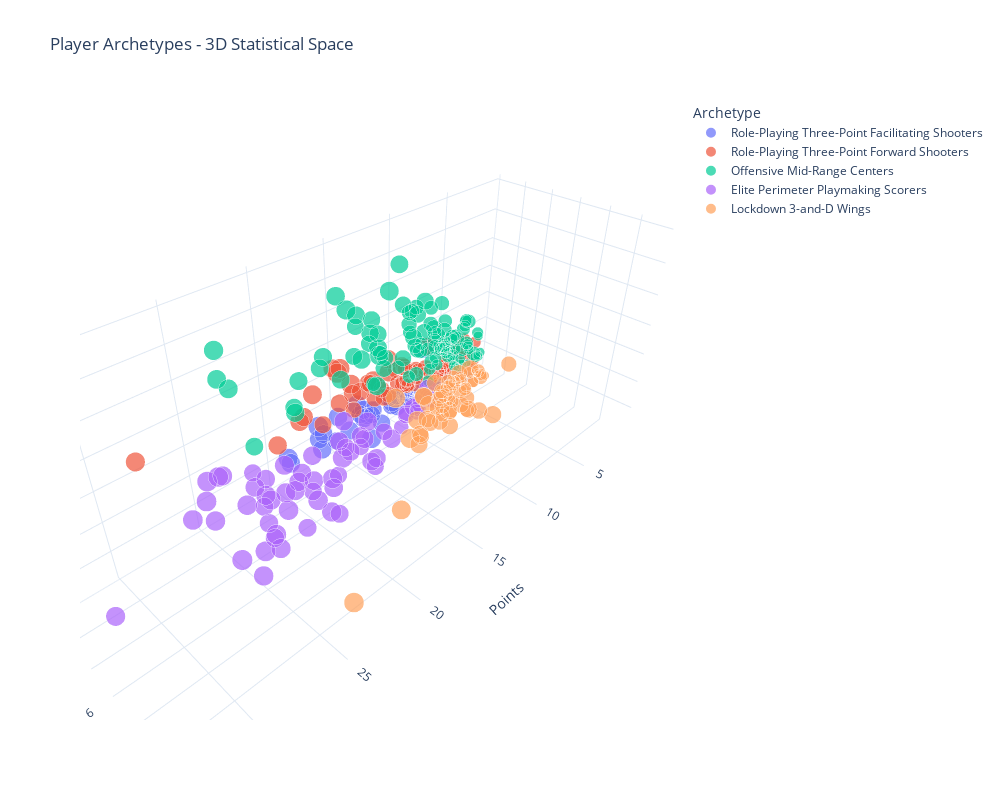

This figure's notebook cell:
### Markdown cell above
### 5.6 Interactive Exploration Dashboard

### Code cell
# Interactive 3D scatter plot
fig = px.scatter_3d(df_work, 
                    x='PTS', y='AST', z='REB',
                    color='Archetype',
                    hover_name='PLAYER_NAME',
                    hover_data=['FG3A', 'STL', 'BLK', 'MIN'],
                    title='Player Archetypes - 3D Statistical Space',
                    labels={'PTS': 'Points', 'AST': 'Assists', 'REB': 'Rebounds'},
                    size='MIN',
                    size_max=20)

fig.update_layout(width=1000, height=800)
fig.show()

### Figure 1 — Plotly figure (JSON) as saved in the notebook; plotly's stock layout.template omitted (floating-point values rounded to 4 significant figures; data arrays with more than 128 entries replaced by an {"elided": "..."} marker saying what was removed)
{"data": [{"customdata": {"elided": "91x4 float values"}, "hovertemplate": "<b>%{hovertext}</b><br><br>Archetype=Role-Playing Three-Point Facilitating Shooters<br>Points=%{x}<br>Assists=%{y}<br>Rebounds=%{z}<br>MIN=%{customdata[3]}<br>FG3A=%{customdata[0]}<br>STL=%{customdata[1]}<br>BLK=%{customdata[2]}<extra></extra>", "hovertext": ["AJ Green", "Aaron Gordon", "Aaron Holiday", "Adam Flagler", "Amir Coffey", "Andrew Wiggins", "Antonio Reeves", "Baylor Scheierman", "Ben Sheppard", "Bilal Coulibaly", "Bogdan Bogdanović", "Brandin Podziemski", "Brandon Boston", "Brice Sensabaugh", "Bruce Brown", "Buddy Hield", "Caleb Houstan", "Caleb Martin", "Cameron Johnson", "Christian Braun", "Cody Williams", "Colby Jones", "Corey Kispert", "Craig Porter Jr.", "Dalen Terry", "Derrick White", "Devin Vassell", "Dillon Brooks", "Doug McDermott", "Garrison Mathews", "Gary Harris", "Gary Trent Jr.", "Gradey Dick", "Grayson Allen", "Isaac Okoro", "Isaiah Joe", "Ja'Kobe Walter", "Jaime Jaquez Jr.", "Jake LaRavia", "Jalen Green", "Jalen Wilson", "Jaylen Clark", "Jaylen Wells", "Jerami Grant", "Jett Howard", "Jordan Hawkins", "Jordan Miller", "Josh Green", "Josh Hart", "Julian Strawther", "Julius Randle", "Justin Edwards", "Kelly Olynyk", "Keon Ellis", "Keon Johnson", "Kevin Huerter", "Klay Thompson", "Kyle Anderson", "Kyshawn George", "Landry Shamet", "Lindy Waters III", "Malaki Branham", "Malik Beasley", "Max Christie", "Max Strus", "Moses Moody", "Naji Marshall", "Nickeil Alexander-Walker", "Nikola Jović", "OG Anunoby", "Pat Connaughton", "Patrick Williams", "Payton Pritchard", "Pelle Larsson", "Quentin Grimes", "Sam Merrill", "Seth Curry", "Shaedon Sharpe", "Svi Mykhailiuk", "Talen Horton-Tucker", "Taurean Prince", "Terance Mann", "Terrence Shannon Jr.", "Terry Rozier", "Tim Hardaway Jr.", "Trendon Watford", "Trey Murphy III", "Tristan da Silva", "Tyrese Martin", "Vít Krejčí", "Wendell Moore Jr."], "legendgroup": "Role-Playing Three-Point Facilitating Shooters", "marker": {"color": "#636efa", "size": [22.7, 28.4, 12.8, 5.5, 24.3, 30.7, 15.0, 12.4, 19.5, 33.0, 25.0, 26.8, 23.6, 20.2, 22.5, 22.7, 13.6, 27.1, 31.6, 33.9, 21.2, 13.2, 26.3, 10.1, 13.5, 33.9, 31.0, 31.8, 8.1, 17.6, 14.8, 25.6, 29.4, 24.1, 19.1, 21.7, 21.2, 20.7, 20.4, 32.9, 25.7, 13.0, 25.9, 32.4, 11.7, 23.6, 11.4, 27.8, 37.6, 21.3, 32.3, 26.2, 20.2, 24.4, 24.4, 24.3, 27.3, 16.4, 26.5, 15.2, 15.0, 9.1, 27.8, 27.3, 25.5, 22.3, 27.8, 25.3, 25.1, 36.6, 14.7, 25.0, 28.4, 14.2, 26.8, 19.7, 15.6, 31.3, 20.0, 12.5, 27.1, 21.1, 10.6, 25.9, 28.0, 20.7, 35.0, 22.0, 21.9, 20.2, 13.9], "sizemode": "area", "sizeref": 0.09425, "symbol": "circle"}, "mode": "markers", "name": "Role-Playing Three-Point Facilitating Shooters", "scene": "scene", "showlegend": true, "type": "scatter3d", "x": [7.4, 14.7, 5.5, 1.8, 9.7, 18.0, 6.9, 3.6, 5.3, 12.3, 10.8, 11.7, 10.7, 10.9, 8.3, 11.1, 4.1, 7.9, 18.8, 15.4, 4.6, 4.0, 11.6, 3.7, 4.5, 16.4, 16.3, 14.0, 3.5, 7.5, 3.0, 11.1, 14.4, 10.6, 6.1, 10.2, 8.6, 8.6, 6.9, 21.0, 9.5, 4.1, 10.4, 14.4, 4.5, 10.8, 4.1, 7.4, 13.6, 9.0, 18.7, 10.1, 8.7, 8.3, 10.6, 9.9, 14.0, 5.9, 8.7, 5.7, 4.9, 5.0, 16.3, 9.6, 9.4, 9.8, 13.2, 9.4, 10.7, 18.0, 5.3, 9.0, 14.3, 4.6, 14.6, 7.2, 6.5, 18.5, 8.8, 6.5, 8.2, 7.7, 4.3, 10.6, 11.0, 10.2, 21.2, 7.2, 8.7, 7.2, 4.2], "y": [1.5, 3.2, 1.3, 0.3, 1.1, 2.6, 0.9, 1.1, 1.3, 3.4, 2.7, 3.4, 2.2, 1.5, 2.0, 1.6, 0.6, 2.1, 3.4, 2.6, 1.2, 1.1, 1.7, 1.4, 1.3, 4.8, 2.9, 1.7, 0.2, 1.3, 0.6, 1.2, 1.8, 2.1, 1.2, 1.6, 1.6, 2.5, 2.4, 3.4, 1.8, 0.7, 1.7, 2.1, 0.7, 1.2, 0.9, 1.6, 5.9, 1.3, 4.7, 1.6, 2.9, 1.5, 2.2, 2.3, 2.0, 2.4, 2.5, 0.5, 1.0, 0.8, 1.7, 1.9, 3.2, 1.3, 3.0, 2.7, 2.8, 2.2, 1.7, 2.0, 3.5, 1.2, 3.0, 1.5, 0.9, 2.8, 2.0, 1.4, 1.9, 1.8, 1.0, 2.6, 1.6, 2.6, 3.5, 1.5, 2.0, 2.6, 1.2], "z": [2.4, 4.8, 1.3, 0.7, 2.2, 4.5, 1.4, 2.1, 2.8, 5.0, 2.9, 5.1, 3.2, 3.0, 4.0, 3.2, 1.3, 3.9, 4.3, 5.2, 2.3, 2.2, 3.0, 1.3, 1.7, 4.5, 4.0, 3.7, 0.5, 1.9, 1.3, 2.3, 3.6, 3.0, 2.4, 2.6, 3.1, 4.4, 3.9, 4.6, 3.4, 1.3, 3.4, 3.5, 1.2, 2.8, 1.6, 2.5, 9.6, 2.2, 7.1, 3.4, 4.7, 2.7, 3.8, 3.0, 3.4, 3.4, 4.2, 1.2, 2.1, 1.1, 2.6, 3.3, 4.3, 2.6, 4.8, 3.2, 3.9, 4.8, 2.7, 3.8, 3.8, 1.7, 4.3, 2.2, 1.7, 4.5, 2.4, 1.7, 3.6, 3.0, 1.5, 3.7, 2.4, 3.6, 5.1, 3.3, 3.7, 2.7, 2.6]}, {"customdata": {"elided": "89x4 float values"}, "hovertemplate": "<b>%{hovertext}</b><br><br>Archetype=Role-Playing Three-Point Forward Shooters<br>Points=%{x}<br>Assists=%{y}<br>Rebounds=%{z}<br>MIN=%{customdata[3]}<br>FG3A=%{customdata[0]}<br>STL=%{customdata[1]}<br>BLK=%{customdata[2]}<extra></extra>", "hovertext": ["Aaron Nesmith", "Aaron Wiggins", "Al Horford", "Alec Burks", "Alperen Sengun", "Amen Thompson", "Andre Jackson Jr.", "Anthony Gill", "Ausar Thompson", "Bam Adebayo", "Bennedict Mathurin", "Cam Reddish", "Cam Whitmore", "Cody Martin", "DaQuan Jeffries", "Dalton Knecht", "David Roddy", "De'Andre Hunter", "Dean Wade", "Deni Avdija", "Derrick Jones Jr.", "Devin Carter", "Dorian Finney-Smith", "Gary Payton II", "Georges Niang", "Giannis Antetokounmpo", "Guerschon Yabusele", "Gui Santos", "Harrison Barnes", "Haywood Highsmith", "Hunter Tyson", "Jaden McDaniels", "Jaden Springer", "Jae'Sean Tate", "Jalen Johnson", "Jamal Cain", "Jamison Battle", "Jarace Walker", "Javonte Green", "Jaylin Williams", "Jaylon Tyson", "Jeff Green", "John Konchar", "Johnny Davis", "Johnny Furphy", "Johnny Juzang", "Jonathan Kuminga", "Jonathan Mogbo", "Jordan Walsh", "Josh Minott", "Josh Okogie", "Julian Champagnie", "Julian Phillips", "KJ Martin", "Kawhi Leonard", "Keldon Johnson", "Kelly Oubre Jr.", "Kenrich Williams", "Kessler Edwards", "Kobe Brown", "Kris Murray", "Kyle Kuzma", "Luguentz Dort", "Michael Porter Jr.", "Miles Bridges", "Naz Reid", "Nicolas Batum", "Noah Clowney", "Obi Toppin", "Ochai Agbaji", "Olivier-Maxence Prosper", "Ousmane Dieng", "Pascal Siakam", "Peyton Watson", "Quinten Post", "Rayan Rupert", "Ricky Council IV", "Ronald Holland II", "Royce O'Neale", "Rui Hachimura", "Sam Hauser", "Santi Aldama", "Simone Fontecchio", "Tidjane Salaün", "Tobias Harris", "Toumani Camara", "Trey Lyles", "Zaccharie Risacher", "Ziaire Williams"], "legendgroup": "Role-Playing Three-Point Forward Shooters", "marker": {"color": "#EF553B", "size": [24.9, 22.9, 27.6, 17.6, 31.5, 32.3, 14.6, 7.8, 22.5, 34.3, 29.9, 17.9, 16.2, 22.1, 22.8, 19.2, 12.4, 27.2, 21.2, 30.0, 24.3, 11.0, 28.9, 15.0, 21.5, 34.2, 27.1, 13.6, 27.2, 24.6, 7.8, 31.9, 8.5, 11.3, 35.7, 13.6, 17.7, 15.8, 18.5, 16.7, 9.6, 12.4, 12.1, 7.1, 7.6, 19.8, 24.3, 20.4, 7.8, 6.0, 15.6, 23.6, 14.2, 21.2, 31.9, 23.9, 34.6, 16.4, 15.2, 6.8, 15.1, 29.8, 29.2, 33.7, 31.7, 27.5, 17.5, 22.7, 19.6, 27.2, 11.2, 10.9, 32.7, 24.3, 16.3, 8.8, 17.1, 15.6, 24.5, 31.7, 21.7, 25.5, 16.5, 20.7, 31.6, 32.7, 19.6, 24.6, 24.5], "sizemode": "area", "sizeref": 0.09425, "symbol": "circle"}, "mode": "markers", "name": "Role-Playing Three-Point Forward Shooters", "scene": "scene", "showlegend": true, "type": "scatter3d", "x": [12.0, 12.0, 9.0, 7.3, 19.1, 14.1, 3.4, 2.5, 10.1, 18.1, 16.1, 3.2, 9.4, 6.8, 6.7, 9.1, 4.6, 17.0, 5.4, 16.9, 10.1, 3.8, 8.7, 6.5, 9.9, 30.4, 11.0, 4.1, 12.3, 6.5, 2.6, 12.2, 2.5, 3.6, 18.9, 5.3, 7.1, 6.1, 5.1, 5.9, 3.6, 5.4, 2.4, 2.4, 2.1, 8.9, 15.3, 6.2, 1.6, 2.6, 7.1, 9.9, 4.6, 6.4, 21.5, 12.7, 15.1, 6.3, 4.2, 1.9, 4.2, 14.8, 10.1, 18.2, 20.3, 14.2, 4.0, 9.1, 10.5, 10.4, 3.9, 3.8, 20.2, 8.1, 8.1, 3.0, 7.3, 6.4, 9.1, 13.1, 8.5, 12.5, 5.9, 5.9, 13.7, 11.3, 6.5, 12.6, 10.0], "y": [1.2, 1.8, 2.1, 1.1, 4.9, 3.8, 1.2, 0.3, 2.3, 4.3, 1.9, 0.7, 1.0, 2.0, 1.1, 0.8, 1.1, 1.4, 1.3, 3.9, 0.8, 1.1, 1.4, 1.3, 1.4, 6.5, 2.1, 1.4, 1.7, 1.5, 0.4, 2.0, 0.8, 0.9, 5.0, 0.6, 0.9, 1.5, 0.8, 2.6, 0.9, 0.6, 0.9, 0.3, 0.4, 1.1, 2.2, 2.3, 0.4, 0.4, 0.8, 1.4, 0.5, 1.1, 3.1, 1.6, 1.8, 1.4, 1.1, 0.6, 1.0, 2.3, 1.6, 2.1, 3.9, 2.3, 1.1, 0.9, 1.6, 1.5, 0.8, 0.8, 3.4, 1.4, 1.3, 0.5, 1.3, 1.0, 2.2, 1.4, 0.9, 2.9, 0.9, 1.2, 2.2, 2.2, 1.2, 1.2, 1.3], "z": [4.0, 3.9, 6.2, 2.5, 10.3, 8.2, 2.7, 1.3, 5.1, 9.6, 5.3, 2.0, 3.0, 4.2, 2.9, 2.8, 2.5, 4.0, 4.2, 7.3, 3.4, 2.1, 3.9, 3.0, 3.4, 11.9, 5.6, 3.1, 3.8, 3.4, 1.5, 5.7, 1.3, 2.3, 10.0, 2.3, 2.7, 3.1, 3.2, 5.6, 2.0, 1.8, 3.3, 1.1, 1.4, 2.9, 4.6, 4.9, 1.3, 1.0, 2.8, 3.9, 2.1, 2.9, 5.9, 4.8, 6.1, 3.5, 2.9, 1.6, 2.6, 5.7, 4.1, 7.0, 7.5, 6.0, 2.8, 3.9, 4.0, 3.8, 2.4, 2.2, 6.9, 3.4, 3.5, 1.3, 2.9, 2.7, 4.7, 5.0, 3.2, 6.4, 2.9, 4.7, 5.9, 5.8, 4.6, 3.6, 4.6]}, {"customdata": {"elided": "106x4 float values"}, "hovertemplate": "<b>%{hovertext}</b><br><br>Archetype=Offensive Mid-Range Centers<br>Points=%{x}<br>Assists=%{y}<br>Rebounds=%{z}<br>MIN=%{customdata[3]}<br>FG3A=%{customdata[0]}<br>STL=%{customdata[1]}<br>BLK=%{customdata[2]}<extra></extra>", "hovertext": ["Adem Bona", "Alex Len", "Alex Sarr", "Andre Drummond", "Anthony Davis", "Bobby Portis", "Bol Bol", "Branden Carlson", "Brandon Clarke", "Brook Lopez", "Charles Bassey", "Chet Holmgren", "Chris Boucher", "Christian Koloko", "Clint Capela", "Daniel Gafford", "Daniel Theis", "Day'Ron Sharpe", "DeAndre Jordan", "Deandre Ayton", "Dereck Lively II", "Dillon Jones", "Domantas Sabonis", "Dominick Barlow", "Donovan Clingan", "Drew Eubanks", "Duop Reath", "Dwight Powell", "Evan Mobley", "Goga Bitadze", "Isaac Jones", "Isaiah Hartenstein", "Isaiah Stewart", "Ivica Zubac", "Jabari Smith Jr.", "Jabari Walker", "Jakob Poeltl", "Jalen Duren", "Jalen Smith", "Jaren Jackson Jr.", "Jarred Vanderbilt", "Jarrett Allen", "Jaxson Hayes", "Jay Huff", "Jeremiah Robinson-Earl", "Jeremy Sochan", "Jericho Sims", "Jock Landale", "John Collins", "Jonas Valančiūnas", "Jonathan Isaac", "Justin Champagnie", "Jusuf Nurkić", "Kai Jones", "Karl-Anthony Towns", "Karlo Matković", "Keegan Murray", "Kel'el Ware", "Kevon Looney", "Kristaps Porziņģis", "Kyle Filipowski", "Lauri Markkanen", "Luka Garza", "Luke Kornet", "MarJon Beauchamp", "Mark Williams", "Marvin Bagley III", "Mason Plumlee", "Matas Buzelis", "Maxi Kleber", "Micah Potter", "Mo Bamba", "Moritz Wagner", "Mouhamed Gueye", "Moussa Diabaté", "Myles Turner", "Neemias Queta", "Nic Claxton", "Nick Richards", "Nikola Vučević", "Onyeka Okongwu", "Orlando Robinson", "Oso Ighodaro", "P.J. Washington", "Paul Reed", "Precious Achiuwa", "Richaun Holmes", "Rudy Gobert", "Ryan Dunn", "Sandro Mamukelashvili", "Steven Adams", "Taj Gibson", "Tari Eason", "Thomas Bryant", "Trayce Jackson-Davis", "Trey Jemison III", "Tristan Thompson", "Tristan Vukcevic", "Victor Wembanyama", "Walker Kessler", "Wendell Carter Jr.", "Xavier Tillman", "Yves Missi", "Zach Collins", "Zach Edey", "Zeke Nnaji"], "legendgroup": "Offensive Mid-Range Centers", "marker": {"color": "#00cc96", "size": [15.6, 8.3, 27.1, 18.8, 33.4, 25.4, 12.5, 7.7, 18.9, 31.8, 10.4, 27.4, 17.2, 9.2, 21.4, 21.5, 16.3, 18.1, 12.3, 30.1, 23.1, 10.2, 34.7, 10.7, 19.8, 12.2, 10.2, 10.0, 30.5, 20.4, 7.6, 27.9, 19.9, 32.8, 30.1, 12.5, 29.6, 26.1, 15.0, 29.8, 16.1, 28.0, 19.5, 11.7, 18.8, 25.3, 11.9, 11.9, 30.5, 18.8, 15.4, 21.6, 20.8, 11.7, 35.0, 18.8, 34.3, 22.2, 15.0, 28.8, 21.1, 31.4, 5.6, 18.6, 4.5, 26.6, 8.6, 17.6, 18.9, 18.7, 18.6, 12.9, 18.8, 16.1, 17.5, 30.2, 13.9, 26.9, 22.0, 31.2, 27.9, 17.5, 17.1, 32.2, 9.7, 20.5, 17.2, 33.2, 19.1, 11.2, 13.7, 11.1, 24.9, 14.6, 15.6, 10.3, 8.2, 14.6, 33.2, 30.0, 25.9, 7.0, 26.8, 15.3, 21.5, 10.7], "sizemode": "area", "sizeref": 0.09425, "symbol": "circle"}, "mode": "markers", "name": "Offensive Mid-Range Centers", "scene": "scene", "showlegend": true, "type": "scatter3d", "x": [5.8, 1.6, 13.0, 7.3, 24.7, 13.9, 6.8, 3.8, 8.3, 13.0, 4.4, 15.0, 10.0, 2.4, 8.9, 12.3, 4.3, 7.9, 3.7, 14.4, 8.7, 2.5, 19.1, 4.2, 6.5, 4.6, 4.2, 2.1, 18.5, 7.2, 3.4, 11.2, 6.0, 16.8, 12.2, 5.2, 14.5, 11.8, 8.2, 22.2, 4.1, 13.5, 6.8, 6.9, 6.3, 11.4, 1.8, 4.8, 19.0, 10.4, 5.4, 8.8, 8.9, 5.0, 24.4, 7.7, 12.4, 9.3, 4.5, 19.5, 9.6, 19.0, 3.5, 6.0, 2.3, 15.3, 4.4, 4.5, 8.6, 3.0, 4.3, 4.3, 12.9, 6.0, 5.7, 15.6, 5.0, 10.3, 9.3, 18.5, 13.4, 6.9, 4.2, 14.7, 4.1, 6.6, 7.4, 12.0, 6.9, 6.3, 3.9, 2.9, 12.0, 6.5, 6.6, 2.5, 1.7, 9.4, 24.3, 11.1, 9.1, 1.0, 9.1, 6.4, 9.2, 3.2], "y": [0.5, 0.8, 2.4, 0.9, 3.5, 2.1, 0.6, 0.4, 1.0, 1.8, 0.5, 2.0, 0.7, 0.4, 1.1, 1.4, 1.6, 1.8, 0.9, 1.6, 2.4, 1.1, 6.0, 0.5, 1.1, 0.9, 0.6, 1.0, 3.2, 2.0, 0.3, 3.8, 1.7, 2.7, 1.1, 0.6, 2.8, 2.7, 1.0, 2.0, 1.1, 1.9, 1.0, 0.6, 1.3, 2.4, 0.6, 0.9, 2.0, 2.0, 0.6, 1.0, 2.3, 0.6, 3.1, 1.1, 1.4, 0.9, 1.6, 2.1, 1.9, 1.5, 0.3, 1.6, 0.3, 2.5, 0.4, 1.8, 1.0, 1.3, 0.8, 0.6, 1.4, 0.8, 0.8, 1.5, 0.7, 2.2, 0.9, 3.5, 2.3, 1.8, 1.2, 2.3, 1.0, 1.0, 1.4, 1.8, 0.8, 0.8, 1.1, 0.6, 1.5, 0.8, 1.7, 0.4, 0.6, 1.1, 3.7, 1.7, 2.0, 0.2, 1.4, 1.7, 1.0, 0.4], "z": [4.2, 2.1, 6.5, 7.8, 11.6, 8.4, 2.9, 1.7, 5.1, 5.0, 4.2, 8.0, 4.5, 2.5, 8.5, 6.8, 4.3, 6.6, 5.1, 10.2, 7.5, 2.2, 13.9, 2.4, 7.9, 3.7, 2.0, 2.1, 9.3, 6.6, 1.4, 10.7, 5.5, 12.6, 7.0, 3.5, 9.6, 10.3, 5.6, 5.6, 5.1, 9.7, 4.8, 2.0, 4.8, 6.5, 3.7, 3.3, 8.2, 7.7, 4.4, 5.7, 7.8, 3.1, 12.8, 5.0, 6.7, 7.4, 6.1, 6.8, 6.1, 5.9, 1.4, 5.3, 1.3, 10.2, 2.7, 6.1, 3.5, 2.8, 4.3, 4.5, 4.9, 4.2, 6.2, 6.5, 3.8, 7.4, 8.2, 10.1, 8.9, 5.0, 3.6, 7.8, 2.7, 5.6, 5.7, 10.9, 3.6, 3.1, 5.6, 3.2, 6.4, 3.8, 5.0, 2.8, 3.4, 3.7, 11.0, 12.2, 7.2, 1.3, 8.2, 4.5, 8.3, 1.6]}, {"customdata": {"elided": "68x4 float values"}, "hovertemplate": "<b>%{hovertext}</b><br><br>Archetype=Elite Perimeter Playmaking Scorers<br>Points=%{x}<br>Assists=%{y}<br>Rebounds=%{z}<br>MIN=%{customdata[3]}<br>FG3A=%{customdata[0]}<br>STL=%{customdata[1]}<br>BLK=%{customdata[2]}<extra></extra>", "hovertext": ["Ajay Mitchell", "Anfernee Simons", "Anthony Black", "Anthony Edwards", "Austin Reaves", "Bradley Beal", "Brandon Williams", "CJ McCollum", "Cade Cunningham", "Caris LeVert", "Coby White", "Cole Anthony", "Collin Sexton", "Dalano Banton", "Damian Lillard", "Darius Garland", "De'Aaron Fox", "DeMar DeRozan", "Dejounte Murray", "Desmond Bane", "Devin Booker", "Donovan Mitchell", "Donte DiVincenzo", "Duncan Robinson", "Franz Wagner", "Immanuel Quickley", "Ja Morant", "Jaden Hardy", "Jaden Ivey", "Jalen Brunson", "Jalen Suggs", "Jalen Williams", "Jamal Murray", "James Harden", "Jaylen Brown", "Jayson Tatum", "Jeff Dowtin Jr.", "Jevon Carter", "Jimmy Butler III", "Jordan Clarkson", "Jordan Poole", "Josh Giddey", "Kevin Durant", "Kevin Porter Jr.", "Keyonte George", "Khris Middleton", "Kyrie Irving", "LaMelo Ball", "LeBron James", "Luka Dončić", "Malik Monk", "Mikal Bridges", "Monté Morris", "Nick Smith Jr.", "Nikola Jokić", "Norman Powell", "Paolo Banchero", "Paul George", "RJ Barrett", "Scottie Barnes", "Shai Gilgeous-Alexander", "Stephen Curry", "Stephon Castle", "Ty Jerome", "Tyler Herro", "Tyrese Maxey", "Zach LaVine", "Zion Williamson"], "legendgroup": "Elite Perimeter Playmaking Scorers", "marker": {"color": "#ab63fa", "size": [16.6, 32.7, 24.2, 36.3, 34.9, 32.1, 14.8, 32.7, 35.0, 24.9, 33.1, 18.4, 27.9, 16.7, 36.1, 30.7, 36.1, 35.9, 32.6, 32.0, 37.3, 31.4, 25.9, 24.1, 33.7, 27.8, 30.4, 15.9, 29.9, 35.4, 28.6, 32.4, 36.1, 35.3, 34.3, 36.4, 15.1, 8.9, 31.7, 26.0, 29.4, 30.2, 36.5, 19.8, 31.5, 22.8, 36.1, 32.0, 34.9, 35.4, 31.6, 37.0, 12.7, 22.8, 36.7, 32.6, 34.4, 32.5, 32.2, 32.8, 34.2, 32.2, 26.7, 19.9, 35.4, 37.7, 35.2, 28.6], "sizemode": "area", "sizeref": 0.09425, "symbol": "circle"}, "mode": "markers", "name": "Elite Perimeter Playmaking Scorers", "scene": "scene", "showlegend": true, "type": "scatter3d", "x": [6.5, 19.3, 9.4, 27.6, 20.2, 17.0, 8.3, 21.1, 26.1, 12.1, 20.4, 9.4, 18.4, 8.3, 24.9, 20.6, 23.5, 22.2, 17.5, 19.2, 25.6, 24.0, 11.7, 11.0, 24.2, 17.1, 23.2, 8.7, 17.6, 26.0, 16.2, 21.6, 21.4, 22.8, 22.2, 26.8, 7.0, 4.3, 17.5, 16.2, 20.5, 14.6, 26.6, 10.3, 16.8, 11.9, 24.7, 25.2, 24.4, 28.2, 17.2, 17.6, 5.2, 9.9, 29.6, 21.8, 25.9, 16.2, 21.1, 19.3, 32.7, 24.5, 14.7, 12.5, 23.9, 26.3, 23.3, 24.6], "y": [1.8, 4.8, 3.1, 4.5, 5.8, 3.7, 2.3, 4.1, 9.1, 3.4, 4.5, 2.9, 4.2, 2.4, 7.1, 6.7, 6.3, 4.4, 7.4, 5.3, 7.1, 5.0, 3.6, 2.4, 4.7, 5.8, 7.3, 1.4, 4.0, 7.3, 3.7, 5.1, 6.0, 8.7, 4.5, 6.0, 1.9, 1.1, 5.4, 3.7, 4.5, 7.2, 4.2, 3.4, 5.6, 4.1, 4.6, 7.4, 8.2, 7.7, 5.6, 3.7, 1.6, 2.4, 10.2, 2.1, 4.8, 4.3, 5.4, 5.8, 6.4, 6.0, 4.1, 3.4, 5.5, 6.1, 4.2, 5.3], "z": [1.9, 2.7, 2.9, 5.7, 4.5, 3.3, 1.8, 3.8, 6.1, 3.2, 3.7, 3.0, 2.7, 2.0, 4.7, 2.9, 4.8, 3.9, 6.5, 6.1, 4.1, 4.5, 3.7, 2.3, 5.7, 3.5, 4.1, 1.6, 4.1, 2.9, 4.0, 5.3, 3.9, 5.8, 5.8, 8.7, 1.5, 1.1, 5.4, 3.2, 3.0, 8.1, 6.0, 3.7, 3.8, 3.7, 4.8, 4.9, 7.8, 8.2, 3.8, 3.2, 1.5, 2.1, 12.7, 3.2, 7.5, 5.3, 6.3, 7.7, 5.0, 4.4, 3.7, 2.5, 5.2, 3.3, 4.3, 7.2]}, {"customdata": {"elided": "57x4 float values"}, "hovertemplate": "<b>%{hovertext}</b><br><br>Archetype=Lockdown 3-and-D Wings<br>Points=%{x}<br>Assists=%{y}<br>Rebounds=%{z}<br>MIN=%{customdata[3]}<br>FG3A=%{customdata[0]}<br>STL=%{customdata[1]}<br>BLK=%{customdata[2]}<extra></extra>", "hovertext": ["Alex Caruso", "Andrew Nembhard", "Ayo Dosunmu", "Ben Simmons", "Blake Wesley", "Bub Carrington", "Cameron Payne", "Cason Wallace", "Chris Paul", "Collin Gillespie", "Cory Joseph", "D'Angelo Russell", "Davion Mitchell", "Delon Wright", "Dennis Schröder", "Draymond Green", "Dyson Daniels", "Eric Gordon", "Fred VanVleet", "Gabe Vincent", "Isaiah Collier", "Jalen Pickett", "Jamal Shead", "Jared Butler", "Jordan McLaughlin", "Jose Alvarado", "Jrue Holiday", "KJ Simpson", "Keaton Wallace", "Kentavious Caldwell-Pope", "Kris Dunn", "Kyle Lowry", "Lonzo Ball", "Luke Kennard", "Marcus Sasser", "Marcus Smart", "Mike Conley", "Miles McBride", "Pat Spencer", "Reece Beekman", "Reed Sheppard", "Reggie Jackson", "Rob Dillingham", "Russell Westbrook", "Ryan Rollins", "Scoot Henderson", "Scotty Pippen Jr.", "Shake Milton", "Spencer Dinwiddie", "T.J. McConnell", "Trae Young", "Tre Jones", "Trevelin Queen", "Tyler Kolek", "Tyrese Haliburton", "Tyus Jones", "Vasilije Micic"], "legendgroup": "Lockdown 3-and-D Wings", "marker": {"color": "#FFA15A", "size": [19.3, 28.9, 30.3, 22.0, 11.8, 30.0, 15.1, 27.6, 28.0, 14.0, 12.2, 25.5, 27.4, 15.9, 28.1, 29.2, 33.8, 19.7, 35.2, 21.2, 25.9, 13.6, 19.6, 17.4, 6.8, 24.4, 30.6, 23.4, 16.2, 29.6, 24.1, 18.8, 22.2, 22.6, 14.2, 20.0, 24.7, 24.9, 6.4, 13.0, 12.6, 12.4, 10.5, 27.9, 14.6, 26.7, 21.3, 14.7, 27.0, 17.9, 36.0, 19.7, 13.9, 7.2, 33.6, 26.8, 19.1], "sizemode": "area", "sizeref": 0.09425, "symbol": "circle"}, "mode": "markers", "name": "Lockdown 3-and-D Wings", "scene": "scene", "showlegend": true, "type": "scatter3d", "x": [7.1, 10.0, 12.3, 5.0, 3.7, 9.8, 6.9, 8.4, 8.8, 5.9, 3.5, 12.6, 7.9, 3.1, 13.1, 9.0, 14.1, 6.8, 14.1, 6.4, 8.7, 4.1, 7.1, 9.0, 2.1, 10.3, 11.1, 7.8, 5.4, 8.7, 6.4, 3.9, 7.6, 8.9, 6.6, 9.0, 8.2, 9.5, 2.5, 2.6, 4.4, 4.4, 4.5, 13.3, 6.2, 12.7, 9.9, 5.5, 11.0, 9.1, 24.2, 7.2, 4.9, 2.0, 18.6, 10.2, 6.6], "y": [2.5, 5.0, 4.5, 5.6, 2.0, 4.4, 2.8, 2.5, 7.4, 2.4, 1.4, 5.1, 4.9, 1.9, 5.4, 5.6, 4.4, 1.7, 5.6, 1.4, 6.3, 2.2, 4.2, 3.7, 1.1, 4.6, 3.9, 3.1, 2.6, 1.8, 2.8, 2.7, 3.3, 3.3, 2.3, 3.2, 4.5, 2.9, 1.2, 1.8, 1.4, 1.5, 2.0, 6.1, 1.9, 5.1, 4.4, 1.8, 4.4, 4.4, 11.6, 4.2, 1.2, 1.7, 9.2, 5.3, 3.1], "z": [2.9, 3.3, 3.5, 4.7, 1.1, 4.2, 1.4, 3.4, 3.6, 2.4, 1.5, 2.8, 2.3, 1.7, 2.6, 6.1, 5.9, 1.2, 3.7, 1.3, 3.3, 1.4, 1.5, 1.8, 0.7, 2.4, 4.3, 3.0, 1.6, 2.2, 3.4, 1.9, 3.4, 2.8, 1.2, 2.1, 2.6, 2.5, 1.2, 1.1, 1.5, 1.4, 1.0, 4.9, 1.9, 3.0, 3.3, 1.8, 2.6, 2.4, 3.1, 2.5, 1.7, 0.7, 3.5, 2.4, 2.2]}], "layout": {"height": 800, "legend": {"itemsizing": "constant", "title": {"text": "Archetype"}, "tracegroupgap": 0}, "scene": {"domain": {"x": [0, 1], "y": [0, 1]}, "xaxis": {"title": {"text": "Points"}}, "yaxis": {"title": {"text": "Assists"}}, "zaxis": {"title": {"text": "Rebounds"}}}, "title": {"text": "Player Archetypes - 3D Statistical Space"}, "width": 1000}}
